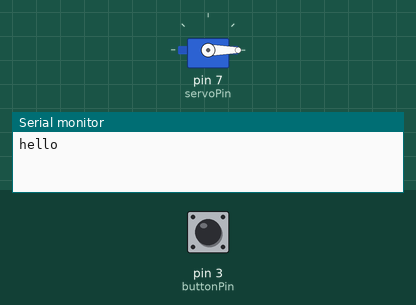
The sketch below on a simulated Arduino Uno, built with avr-gcc and run on an emulated ATmega328P. On the bench: servo, the last lines printed to the serial monitor. Inputs (shaded band) come from the test bench; at power-on: pin 3 (buttonPin) HIGH.

Above: at 3.2 s.
3.3 s: pin 3 (buttonPin) pulled LOW for 3.2 s
At 4.1 s:
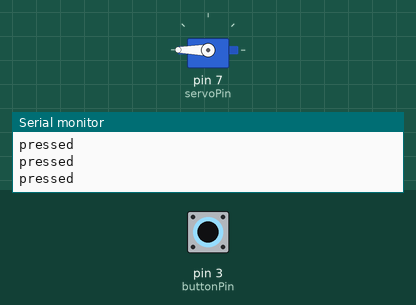
Timing chart, 0 to 8.7 s (numbered marks = the images above; inputs shaded):
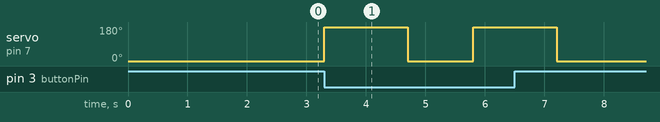

Measured:
- after the input at 3.3 s, servo on pin 7 (servoPin): alternates 180° for 1.4 s and 0° for 1.1 s, 4 changes in all, then stays 0°, starting at once

The sketch:

wiper.ino
```cpp
#include <Servo.h>
// Declare the Servo pin
int servoPin = 7;
int buttonPin = 3;
// Create a servo object
Servo servo;
const long wiperInterval = 2500;
unsigned long previousMillis = 0;
unsigned long wiperStart = 0;

void setup() {
  Serial.begin(9600);
  // put your setup code here, to run once:
  Serial.print("hello");
  pinMode(buttonPin, INPUT_PULLUP);
  servo.attach(servoPin);
  servo.write(0);
  delay(2000);
}

void wipers(void) {
  if (digitalRead(buttonPin) == LOW) { //button is pressed
  Serial.println("pressed");
  unsigned long currentMillis = millis();

  if (currentMillis - previousMillis >= wiperInterval) {
    // save the last time you blinked the LED
    previousMillis = currentMillis;
    // if the LED is off turn it on and vice-versa:
      if (servo.read() == 0) {
        servo.write(180);
        wiperStart = millis();
        }
      }
      else {
        if (millis() - wiperStart >= 1400) {
          servo.write(0);
          wiperStart = millis();
    }
  }

  }
  else {
    if (millis() - wiperStart >= 1400) {
      servo.write(0);
      wiperStart = millis();
    }
  }
}

void loop(){
  wipers();
}
```
